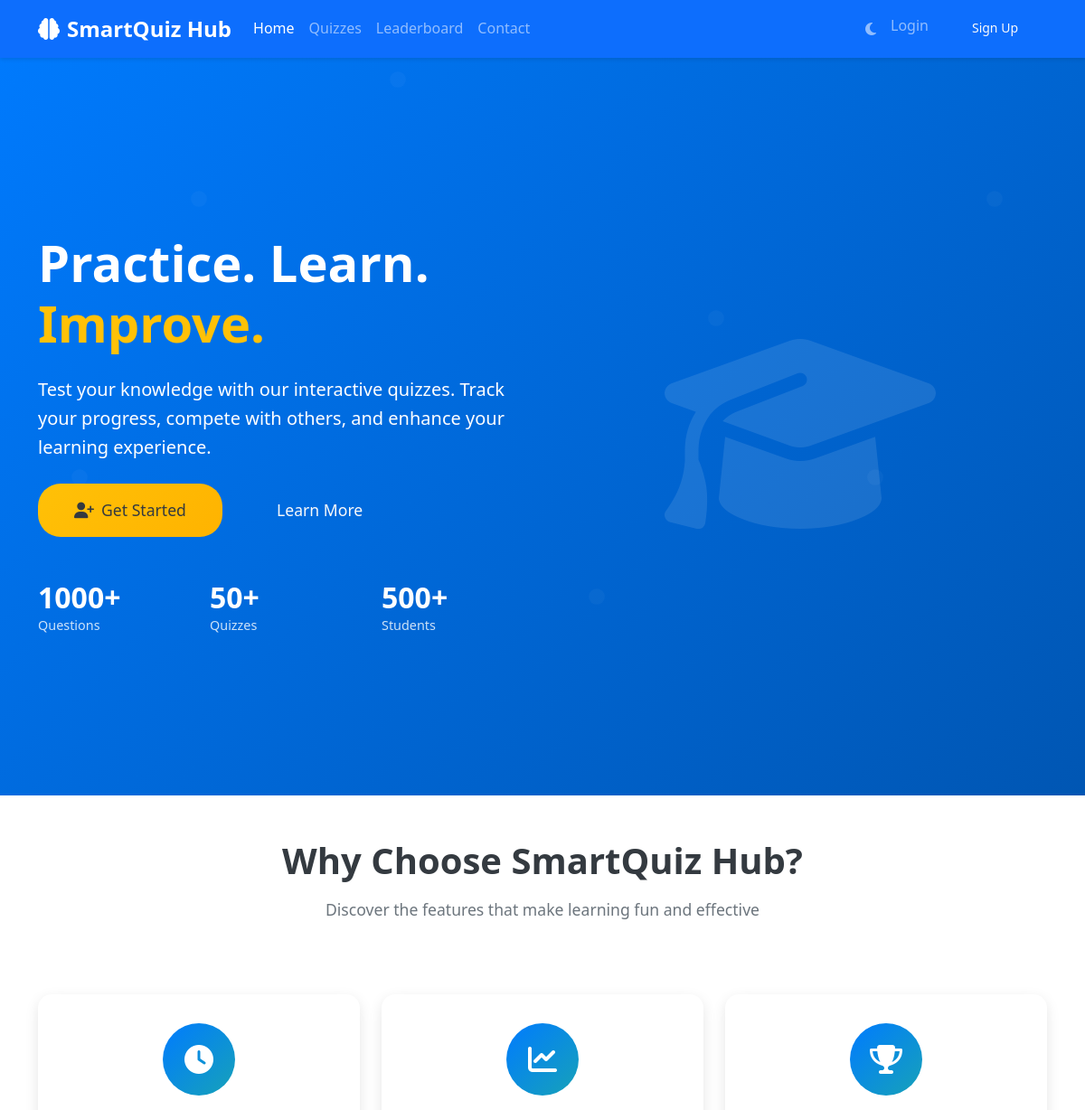
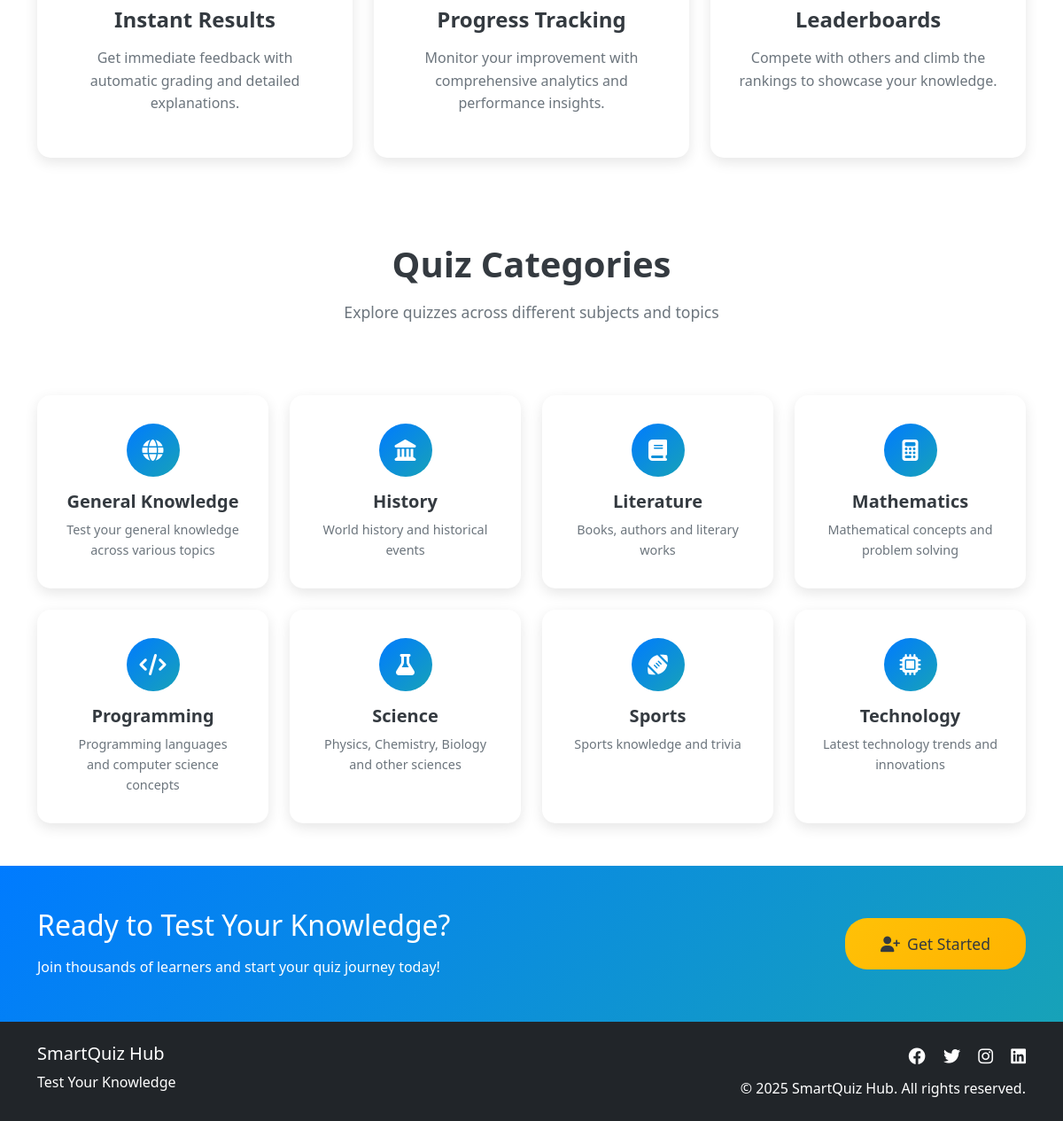
The page / on the database its author committed (2 pictures, top to bottom).
### tables this page shows
CREATE TABLE categories (
    id INT AUTO_INCREMENT PRIMARY KEY,
    name VARCHAR(100) NOT NULL UNIQUE,
    description TEXT,
    icon VARCHAR(50) DEFAULT NULL,
    created_at TIMESTAMP DEFAULT CURRENT_TIMESTAMP
);

### config/config.php (called while the page is built, shortened)
<?php
function isLoggedIn() {
    return isset($_SESSION['user_id']) && !empty($_SESSION['user_id']);
}
?>

### index.php (the view, shortened to what this page needs)
<?php
require_once 'config/config.php';
try {
    $db = getDB();
    $stmt = $db->prepare("SELECT * FROM categories ORDER BY name");
    $stmt->execute();
    $categories = $stmt->fetchAll();
} catch(PDOException $e) {
    $popular_quizzes = [];
    $categories = [];
}
?>
<!DOCTYPE html>
<html lang="en">
<head>
    <link href="https://cdn.jsdelivr.net/npm/bootstrap@5.3.0/dist/css/bootstrap.min.css" rel="stylesheet">
    <link rel="stylesheet" href="https://cdnjs.cloudflare.com/ajax/libs/font-awesome/6.4.0/css/all.min.css">
    <link rel="stylesheet" href="assets/css/style.css">
</head>
<body>
    <nav class="navbar navbar-expand-lg navbar-dark bg-primary fixed-top">
        <div class="container">
            <a class="navbar-brand fw-bold" href="index.php">
                <i class="fas fa-brain me-2"></i><?php echo SITE_NAME; ?>
            </a>
            <div class="collapse navbar-collapse" id="navbarNav">
                <ul class="navbar-nav me-auto">
                    <li class="nav-item">
                        <a class="nav-link active" href="index.php">Home</a>
                    </li>
                    <li class="nav-item">
                        <a class="nav-link" href="quizzes.php">Quizzes</a>
                    </li>
                    <li class="nav-item">
                        <a class="nav-link" href="leaderboard.php">Leaderboard</a>
                    </li>
                    <li class="nav-item">
                        <a class="nav-link" href="contact.php">Contact</a>
                    </li>
                </ul>
                <ul class="navbar-nav">
                    <li class="nav-item">
                        <button class="btn btn-link nav-link" id="themeToggle">
                            <i class="fas fa-moon"></i>
                        </button>
                    </li>
                    <?php if (isLoggedIn()): ?>
                        <li class="nav-item dropdown">
                            <a class="nav-link dropdown-toggle" href="#" role="button" data-bs-toggle="dropdown">
                                <i class="fas fa-user me-1"></i><?php echo $_SESSION['user_name']; ?>
                            </a>
                            <ul class="dropdown-menu">
                                <li><a class="dropdown-item" href="dashboard.php"><i class="fas fa-tachometer-alt me-2"></i>Dashboard</a></li>
                                <li><a class="dropdown-item" href="profile.php"><i class="fas fa-user-edit me-2"></i>Profile</a></li>
                                <?php if (isAdmin()): ?>
                                    <li><hr class="dropdown-divider"></li>
                                    <li><a class="dropdown-item" href="admin/"><i class="fas fa-cog me-2"></i>Admin Panel</a></li>
                                <?php endif; ?>
                                <li><hr class="dropdown-divider"></li>
                                <li><a class="dropdown-item" href="logout.php"><i class="fas fa-sign-out-alt me-2"></i>Logout</a></li>
                            </ul>
                        </li>
                    <?php else: ?>
                        <li class="nav-item">
                            <a class="nav-link" href="login.php">Login</a>
                        </li>
                        <li class="nav-item">
                            <a class="btn btn-outline-light btn-sm ms-2" href="register.php">Sign Up</a>
                        </li>
                    <?php endif; ?>
                </ul>
            </div>
        </div>
    </nav>
    <section class="hero-section bg-gradient-primary text-white">
        <div class="container">
            <div class="row align-items-center min-vh-100">
                <div class="col-lg-6">
                    <div class="hero-content">
                        <h1 class="display-4 fw-bold mb-4">
                            Practice. Learn. <span class="text-warning">Improve.</span>
                        </h1>
                        <p class="lead mb-4">
                            Test your knowledge with our interactive quizzes. Track your progress,
                            compete with others, and enhance your learning experience.
                        </p>
                        <div class="hero-buttons">
                            <?php if (isLoggedIn()): ?>
                                <a href="quizzes.php" class="btn btn-warning btn-lg me-3">
                                    <i class="fas fa-play me-2"></i>Start Quiz
                                </a>
                            <?php else: ?>
                                <a href="register.php" class="btn btn-warning btn-lg me-3">
                                    <i class="fas fa-user-plus me-2"></i>Get Started
                                </a>
                            <?php endif; ?>
                            <a href="#features" class="btn btn-outline-light btn-lg">
                                Learn More
                            </a>
                        </div>
                        <div class="row mt-5">
                            <div class="col-4">
                                <div class="stat-item">
                                    <h3 class="fw-bold">1000+</h3>
                                    <p class="mb-0">Questions</p>
                                </div>
                            </div>
                            <div class="col-4">
                                <div class="stat-item">
                                    <h3 class="fw-bold">50+</h3>
                                    <p class="mb-0">Quizzes</p>
                                </div>
                            </div>
                            <div class="col-4">
                                <div class="stat-item">
                                    <h3 class="fw-bold">500+</h3>
                                    <p class="mb-0">Students</p>
                                </div>
                            </div>
                        </div>
                    </div>
                </div>
                <div class="col-lg-6">
                    <div class="hero-image text-center">
                        <i class="fas fa-graduation-cap hero-icon"></i>
                    </div>
                </div>
            </div>
        </div>
    </section>
    <section id="features" class="py-5">
        <div class="container">
            <div class="row">
                <div class="col-lg-12 text-center mb-5">
                    <h2 class="section-title">Why Choose SmartQuiz Hub?</h2>
                    <p class="section-subtitle">Discover the features that make learning fun and effective</p>
                </div>
            </div>
            <div class="row g-4">
                <div class="col-md-4">
                    <div class="feature-card text-center">
                        <div class="feature-icon">
                            <i class="fas fa-clock"></i>
                        </div>
                        <h4>Instant Results</h4>
                        <p>Get immediate feedback with automatic grading and detailed explanations.</p>
                    </div>
                </div>
                <div class="col-md-4">
                    <div class="feature-card text-center">
                        <div class="feature-icon">
                            <i class="fas fa-chart-line"></i>
                        </div>
                        <h4>Progress Tracking</h4>
                        <p>Monitor your improvement with comprehensive analytics and performance insights.</p>
                    </div>
                </div>
                <div class="col-md-4">
                    <div class="feature-card text-center">
                        <div class="feature-icon">
                            <i class="fas fa-trophy"></i>
                        </div>
                        <h4>Leaderboards</h4>
                        <p>Compete with others and climb the rankings to showcase your knowledge.</p>
                    </div>
                </div>
            </div>
        </div>
    </section>
    <?php if (!empty($categories)): ?>
    <section class="py-5">
        <div class="container">
            <div class="row">
                <div class="col-lg-12 text-center mb-5">
                    <h2 class="section-title">Quiz Categories</h2>
                    <p class="section-subtitle">Explore quizzes across different subjects and topics</p>
                </div>
            </div>
            <div class="row g-4">
                <?php foreach ($categories as $category): ?>
                <div class="col-lg-3 col-md-4 col-sm-6">
                    <a href="quizzes.php?category=<?php echo $category['id']; ?>" class="category-card">
                        <div class="category-icon">
                            <i class="<?php echo $category['icon']; ?>"></i>
                        </div>
                        <h5><?php echo htmlspecialchars($category['name']); ?></h5>
                        <p><?php echo htmlspecialchars($category['description']); ?></p>
                    </a>
                </div>
                <?php endforeach; ?>
            </div>
        </div>
    </section>
    <?php endif; ?>
    <section class="cta-section bg-primary text-white py-5">
        <div class="container">
            <div class="row align-items-center">
                <div class="col-lg-8">
                    <h2 class="mb-3">Ready to Test Your Knowledge?</h2>
                    <p class="mb-0">Join thousands of learners and start your quiz journey today!</p>
                </div>
                <div class="col-lg-4 text-lg-end">
                    <?php if (!isLoggedIn()): ?>
                        <a href="register.php" class="btn btn-warning btn-lg">
                            <i class="fas fa-user-plus me-2"></i>Get Started
                        </a>
                    <?php else: ?>
                        <a href="quizzes.php" class="btn btn-warning btn-lg">
                            <i class="fas fa-play me-2"></i>Take a Quiz
                        </a>
                    <?php endif; ?>
                </div>
            </div>
        </div>
    </section>
    <footer class="bg-dark text-white py-4">
        <div class="container">
            <div class="row">
                <div class="col-md-6">
                    <h5><?php echo SITE_NAME; ?></h5>
                    <p class="mb-0"><?php echo SITE_TAGLINE; ?></p>
                </div>
                <div class="col-md-6 text-md-end">
                    <div class="social-links">
                        <a href="#" class="text-white me-3"><i class="fab fa-facebook"></i></a>
                        <a href="#" class="text-white me-3"><i class="fab fa-twitter"></i></a>
                        <a href="#" class="text-white me-3"><i class="fab fa-instagram"></i></a>
                        <a href="#" class="text-white"><i class="fab fa-linkedin"></i></a>
                    </div>
                    <p class="mb-0 mt-2">&copy; 2025 <?php echo SITE_NAME; ?>. All rights reserved.</p>
                </div>
            </div>
        </div>
    </footer>
</body>
</html>

### assets/css/style.css (style rules this page uses)
:root { --primary-color: #007bff; --secondary-color: #6c757d; --success-color: #28a745; --danger-color: #dc3545; --warning-color: #ffc107; --info-color: #17a2b8; --light-color: #f8f9fa; --dark-color: #343a40; --white: #ffffff; --black: #000000; --dark-bg: #1a1a1a; --dark-surface: #2d2d2d; --dark-text: #e0e0e0; --dark-border: #404040; }
* { margin: 0; padding: 0; box-sizing: border-box; }
body { font-family: 'Segoe UI', Tahoma, Geneva, Verdana, sans-serif; line-height: 1.6; color: #333; transition: all 0.3s ease; }
.navbar { box-shadow: 0 2px 4px rgba(0,0,0,0.1); transition: all 0.3s ease; }
.navbar-brand { font-size: 1.5rem; }
.navbar-nav .nav-link { font-weight: 500; transition: color 0.3s ease; }
.hero-section { background: linear-gradient(135deg, #007bff 0%, #0056b3 100%); position: relative; overflow: hidden; padding-top: 80px; }
.hero-section::before { content: ''; position: absolute; top: 0; left: 0; right: 0; bottom: 0; opacity: 0.3; }
.hero-content { position: relative; z-index: 2; }
.hero-icon { font-size: 15rem; opacity: 0.1; animation: float 6s ease-in-out infinite; }
.stat-item h3 { font-size: 2rem; margin-bottom: 0; }
.stat-item p { font-size: 0.9rem; opacity: 0.8; }
.section-title { font-size: 2.5rem; font-weight: 700; margin-bottom: 1rem; color: var(--dark-color); }
.section-subtitle { font-size: 1.1rem; color: var(--secondary-color); margin-bottom: 2rem; }
.feature-card { background: white; padding: 2rem; border-radius: 15px; box-shadow: 0 5px 15px rgba(0,0,0,0.1); transition: transform 0.3s ease, box-shadow 0.3s ease; height: 100%; }
.feature-icon { width: 80px; height: 80px; background: linear-gradient(135deg, var(--primary-color), var(--info-color)); border-radius: 50%; display: flex; align-items: center; justify-content: center; margin: 0 auto 1.5rem; color: white; font-size: 2rem; }
.feature-card h4 { font-size: 1.5rem; font-weight: 600; margin-bottom: 1rem; color: var(--dark-color); }
.feature-card p { color: var(--secondary-color); line-height: 1.6; }
.category-card { display: block; background: white; padding: 2rem; border-radius: 15px; text-decoration: none; color: inherit; box-shadow: 0 5px 15px rgba(0,0,0,0.1); transition: all 0.3s ease; text-align: center; height: 100%; }
.category-icon { width: 60px; height: 60px; background: linear-gradient(135deg, var(--primary-color), var(--info-color)); border-radius: 50%; display: flex; align-items: center; justify-content: center; margin: 0 auto 1rem; color: white; font-size: 1.5rem; }
.category-card h5 { font-size: 1.25rem; font-weight: 600; margin-bottom: 0.5rem; color: var(--dark-color); }
.category-card p { color: var(--secondary-color); font-size: 0.9rem; margin-bottom: 0; }
.cta-section { background: linear-gradient(135deg, var(--primary-color) 0%, var(--info-color) 100%); }
.btn { border-radius: 25px; font-weight: 500; padding: 0.75rem 2rem; transition: all 0.3s ease; border: none; }
.btn-lg { padding: 1rem 2.5rem; font-size: 1.1rem; }
.btn-warning { background: linear-gradient(135deg, var(--warning-color), #ffb300); border: none; color: var(--dark-color); }
footer { background: var(--dark-color) !important; }
.social-links a { font-size: 1.2rem; transition: color 0.3s ease; }
html { scroll-behavior: smooth; }

### rows shown on the page
categories: name "General Knowledge", description "Test your general knowledge across various topics"
categories: name "History", description "World history and historical events"
categories: name "Literature", description "Books, authors and literary works"
categories: name "Mathematics", description "Mathematical concepts and problem solving"
categories: name "Programming", description "Programming languages and computer science concepts"
categories: name "Science", description "Physics, Chemistry, Biology and other sciences"
categories: name "Sports", description "Sports knowledge and trivia"
categories: name "Technology", description "Latest technology trends and innovations"

### other values the page prints
SITE_NAME "SmartQuiz Hub"
SITE_TAGLINE "Test Your Knowledge"
